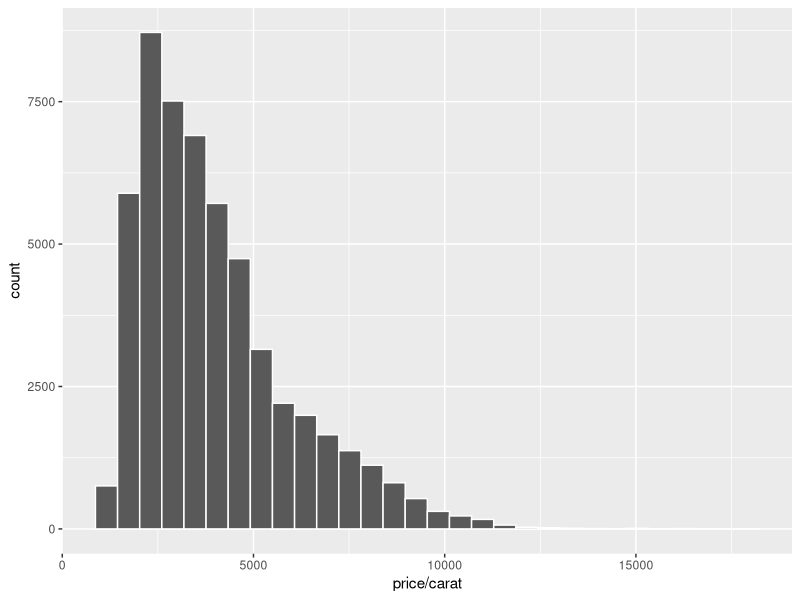
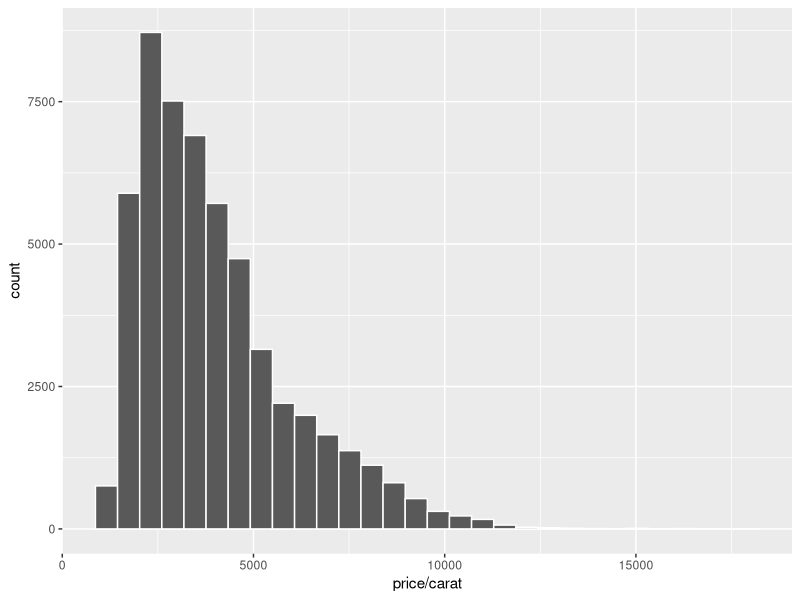
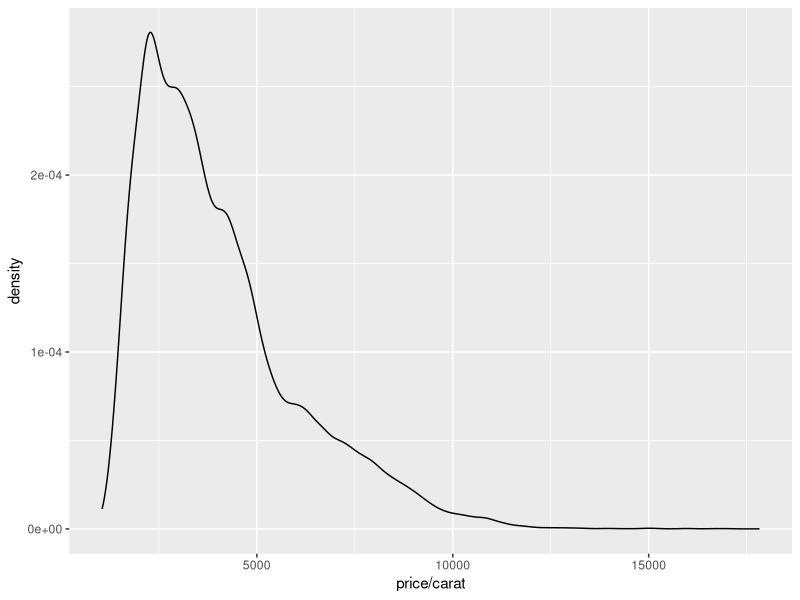
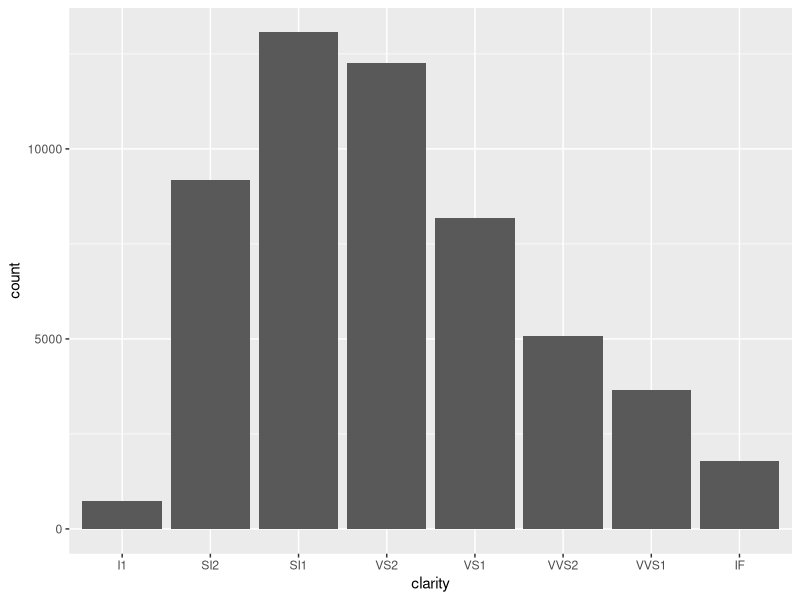
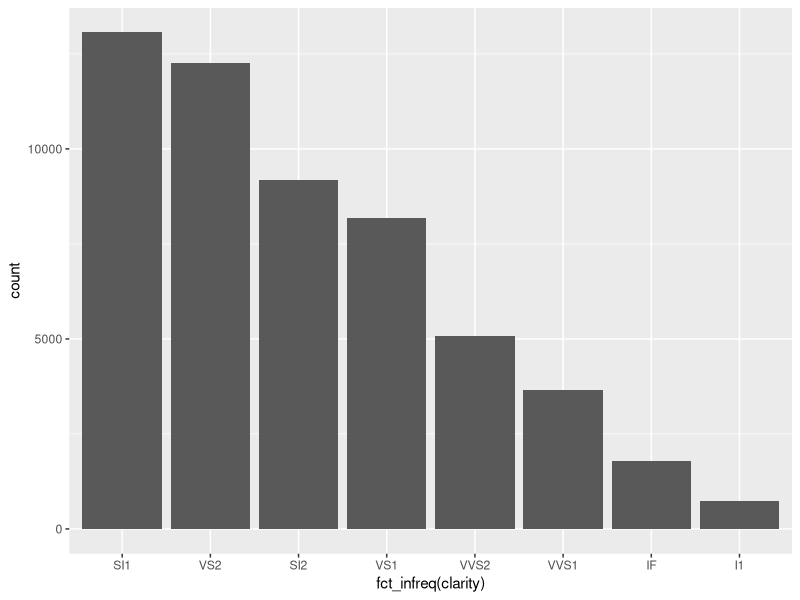
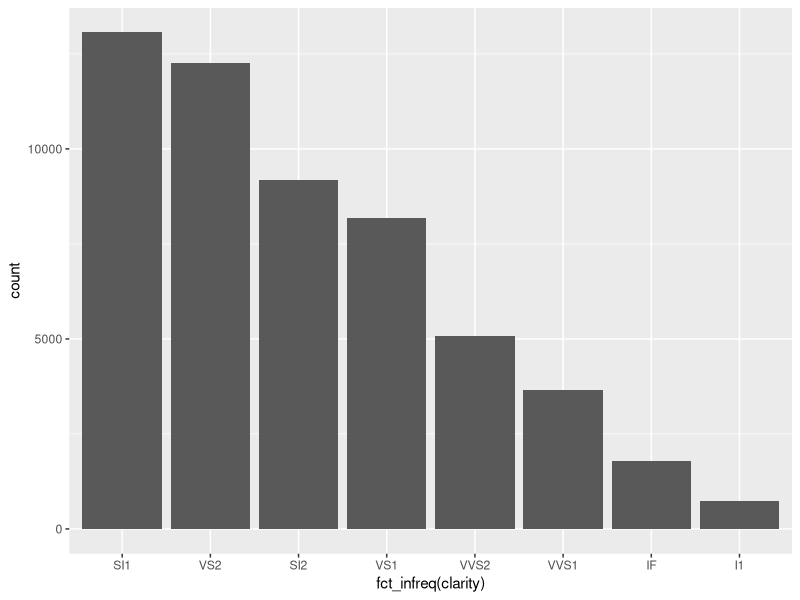
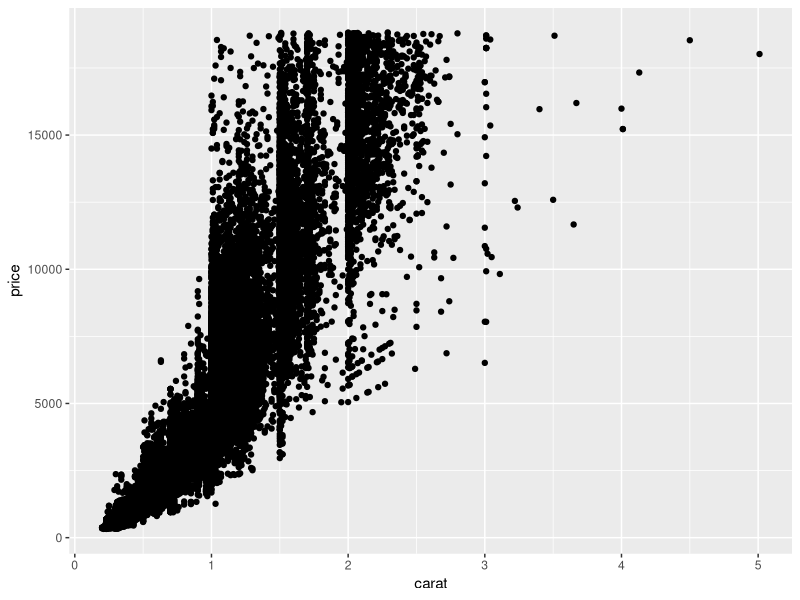
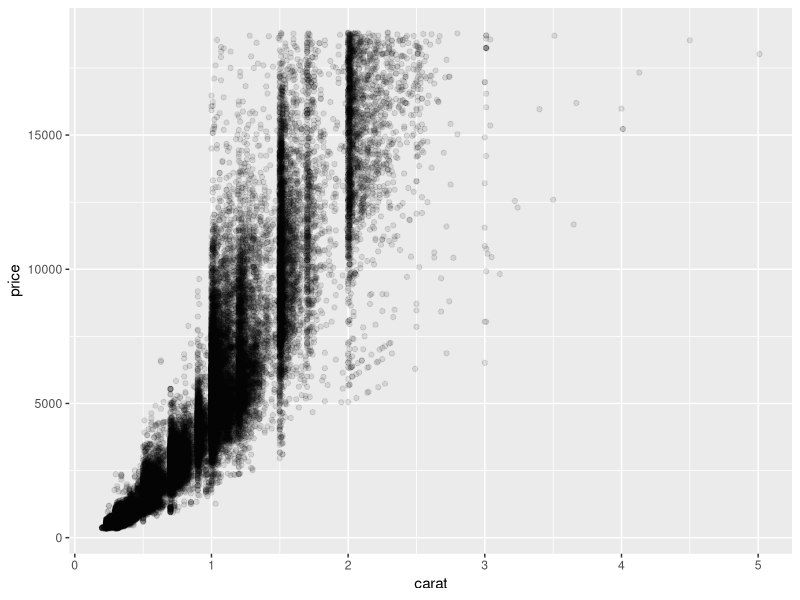

Reproduce these figures in R, in order.
## ---- chunk 1
knitr::opts_chunk$set(
  echo = TRUE,
  collapse = TRUE,
  comment = "#>",
  fig.path = "img/",
  fig.retina = 2,
  fig.width = 6,
  fig.asp = 9/16,
  fig.pos = "t",
  fig.align = "center",
  # dpi = if (knitr::is_latex_output()) 72 else 150,
  out.width = "100%",
  # dev = "svg",
  dev.args = list(png = list(type = "cairo-png")),
  optipng = "-o1 -quiet"
)
## ---- chunk 2
library(tidyverse)
## ---- chunk 3
library(tidyverse)
diamonds
## ---- chunk 4
glimpse(diamonds)
## ---- chunk 5
# Start with the data
diamonds |> 
  # Create an empty plot
  ggplot() +
  # Map the `x` axis to price per carat
  aes(x = price / carat) +
  # Visualize as a histogram
  geom_histogram(color = 'white')
## ---- chunk 6
diamonds |> 
  ggplot(aes(x = price / carat)) +
  geom_histogram(color = 'white')
## ---- chunk 7
diamonds |> 
  ggplot(aes(x = price / carat)) +
  geom_density()
## ---- chunk 8
diamonds |> 
  ggplot(aes(x = clarity)) +
  geom_bar()
## ---- chunk 9
diamonds |> 
  ggplot(aes(x = fct_infreq(clarity))) +
  geom_bar()
## ---- chunk 10
diamonds |> 
  ggplot(aes(x = fct_infreq(clarity))) +
  geom_bar()
## ---- chunk 11
diamonds |> 
  ggplot(aes(x = carat, y = price)) +
  geom_point()
## ---- chunk 12
diamonds |> 
  ggplot(aes(x = carat, y = price)) +
  geom_point(alpha = 0.1)
## ---- chunk 13
diamonds |> 
  ggplot(aes(x = carat, y = price)) +
  geom_hex()
## ---- chunk 14
diamonds |> 
  ggplot(aes(x = clarity, fill = color)) +
  geom_bar()
## ---- chunk 15
diamonds |> 
  ggplot(aes(x = clarity, fill = color)) +
  geom_bar(position = "fill")
## ---- chunk 16
diamonds |> 
  ggplot(aes(x = clarity, fill = color)) +
  geom_bar(position = "dodge")
## ---- chunk 17
diamonds |> 
  ggplot(aes(x = clarity, y = price / carat)) +
  geom_boxplot()
## ---- chunk 18
diamonds |> 
  ggplot(aes(x = clarity, y = price / carat)) +
  geom_boxplot(outlier.alpha = 0.02)
## ---- chunk 19
diamonds |> 
  ggplot(aes(x = clarity, y = price / carat)) +
  geom_violin()
## ---- chunk 20
diamonds |> 
  ggplot(aes(x = carat, y = price, color = clarity)) +
  geom_point()
## ---- chunk 21
diamonds |> 
  ggplot(aes(x = carat, y = price, color = clarity, shape = cut)) +
  geom_point()
## ---- chunk 22
diamonds |> 
  ggplot(aes(x = carat, y = price, color = clarity)) +
  geom_point() +
  facet_wrap(~ cut)
## ---- chunk 23
diamonds |> 
  ggplot(aes(x = carat, y = price, color = clarity)) +
  geom_point() +
  facet_grid(color ~ cut) +
  theme_gray(base_size = 7)
